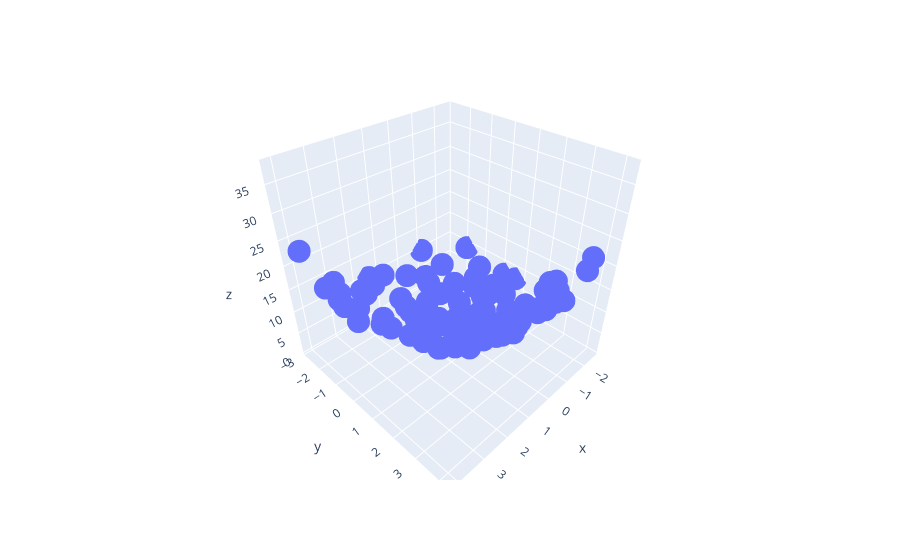

The code cell stored with this chart in its notebook:
### Code cell
import plotly.express as px

# since we have two inputs the graph is gonna be 3D
# we will use plotly for this purpose
df = px.data.iris()
fig = px.scatter_3d(df, x=x.ravel(), y=y.ravel(), z=z.ravel())
fig.show()
